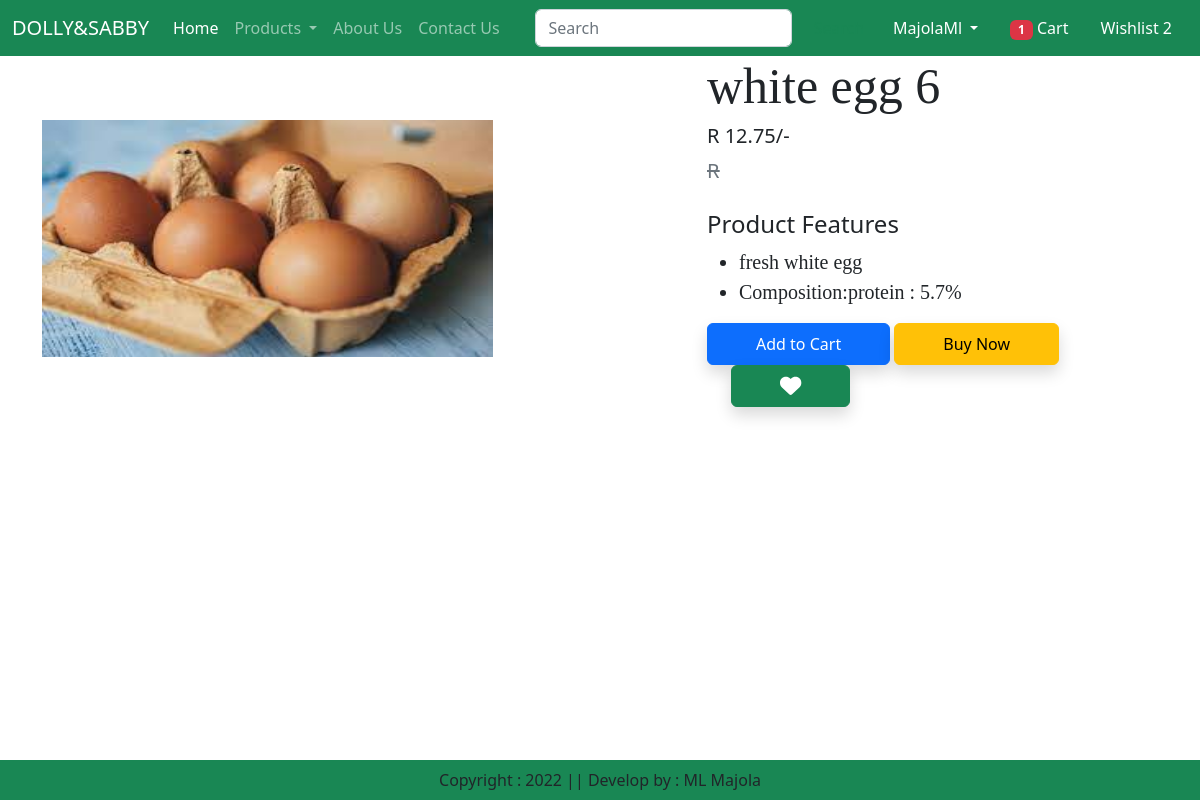
Page /product-detail/1 (signed in) on the committed database.
### app/models.py (models this page shows, shortened)
class Product(models.Model):
    title = models.CharField(max_length=100)
    price = models.FloatField()
    discounted_price = models.FloatField()
    description = models.TextField()
    composition = models.TextField(default ='')
    prodapp =models.TextField(default ='')
    category  =models.CharField(choices = CATEGORY_CHOICES, max_length=3)
    product_image = models.ImageField(upload_to ='product')

### app/views.py (the view)
# urls.py: path("product-detail/<int:pk>",views.ProductDetail.as_view(), name="product-detail"),
class ProductDetail(View):
    def get(self,request,pk):
        product = Product.objects.get(pk=pk)
        wishlist = Wishlist.objects.filter(Q(product=product) & Q(user=request.user))
        totalitem =0
        if request.user.is_authenticated:
            totalitem = len(Cart.objects.filter(user=request.user))
        return render(request,"app/productdetail.html",locals())

### app/templates/app/productdetail.html (shortened to what this page needs)
{% extends "app/base.html" %}
{% load static  %}
{% block main-content %}
<div class="container">
    <div class="row flex justify-content-between">
        <div class="img2 col-lg-5 mt-5">
            <img src="{{product.product_image.url}}" class = "image col-xs-6 col-sm-12 col-lg-12 mt-3 text-sm-center w-100 h-75" alt="">
        </div>
        <div class="productdetail col-lg-5">
            <h1 style="font-family: Georgia;font-size: 50px;"> {{product.title}}</h1>
            <h5>R {{product.discounted_price}}/-</h5>
            <small class=" text-decoration-line-through text-muted fs-5"><del>R {{product.selling_price}} </small></del>
            <br><br><h4>Product Features</h4>
            <ul class="fs-5" style="font-family: Rajdhani">
                <li>{{product.description}}</li>
                <li>Composition:{{product.composition}}</li>
            </ul>
                <form action="/add-to-cart" class="d-inline">
                    <button type ="submit" class="btn btn-primary shadow px-5 py-2">Add to Cart</button>
                </form>
            <a href="{% url 'showcart'%}" class="btn btn-warning shadow px-5 py-2">Buy Now</a>
            {% if whishlist %}
            <a pid ={{product.id}} class="minus-wishlist btn btn-danger shadow px-5 py-2 ms-4"><i class="fas fa-heart fa-lg"></i></a>
            {% else %}
            <a pid ={{product.id}} class="plus-wishlist btn btn-success shadow px-5 py-2 ms-4"><i class="fas fa-heart fa-lg"></i></a>
            {% endif %}
            </div>
        </div>
    </div>
{% endblock main-content %}

### rows in the picture
Product: product_image (picture), title "white egg 6", discounted_price "12.75", description "fresh white egg", composition "protein : 5.7%"

### other values in the picture
{{ totalitem }} "1"
